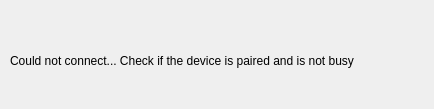
<?xml version="1.0" encoding="UTF-8"?>
<ui version="4.0">
 <class>connection_error</class>
 <widget class="QWidget" name="connection_error">
  <property name="geometry">
   <rect>
    <x>0</x>
    <y>0</y>
    <width>434</width>
    <height>109</height>
   </rect>
  </property>
  <property name="windowTitle">
   <string>Connection Error</string>
  </property>
  <widget class="QLabel" name="cannotconnect">
   <property name="geometry">
    <rect>
     <x>10</x>
     <y>0</y>
     <width>541</width>
     <height>121</height>
    </rect>
   </property>
   <property name="text">
    <string>Could not connect... Check if the device is paired and is not busy</string>
   </property>
  </widget>
 </widget>
 <resources/>
 <connections/>
</ui>
